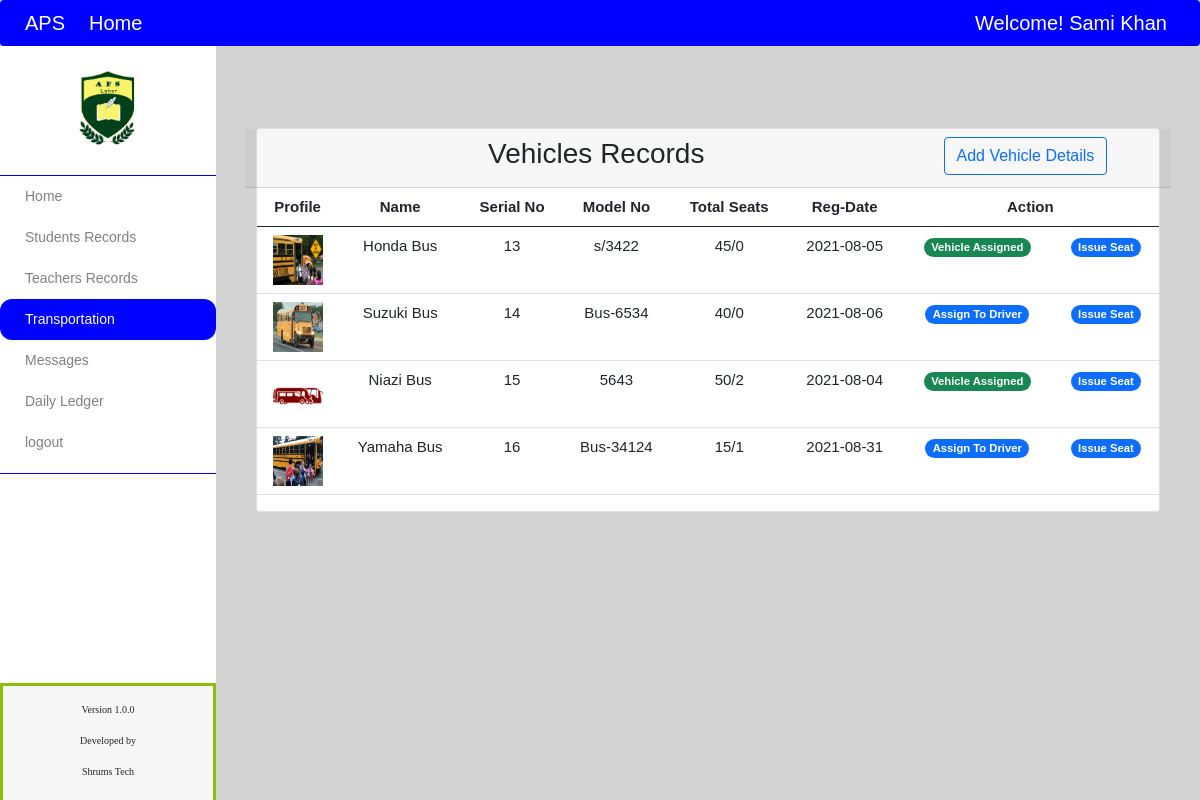
The page /transport_record.php (signed in) on the database its author committed.
### tables this page shows
CREATE TABLE `vehicles` (
  `id` int(11) NOT NULL,
  `name` text NOT NULL,
  `model_no` text NOT NULL,
  `total_seats` text NOT NULL,
  `reg_date` date NOT NULL,
  `image` text NOT NULL,
  `status` text NOT NULL,
  `seat_issued` int(11) NOT NULL
);

### transport_record.php (the view, shortened to what this page needs)
<?php
include('cruds/insert.php');
 $all_vehicles = mysqli_query($con,"select * from vehicles order by id ");
?>
<!DOCTYPE html>
<html lang="en">
<head>
</head>
<body>
<?php
include('include/header.php');
?>
<nav
		class="navbar navbar-expand-lg navbar-dark custom-bg container-fluid navbar-toggler sticky-top">
		<div class="container-fluid">
			<a class="navbar-brand" href="index.php">APS</a>
			<div class="collapse navbar-collapse" id="navbarSupportedContent">
				<ul class="navbar-nav me-auto mb-2 mb-lg-0">
					<li class="nav-item"><a class="nav-link active"
						aria-current="page" href="index.php">Home</a></li>
				</ul>
				<ul class="navbar-nav text-right">
					<li class="nav-item"><a class="nav-link active"
						aria-current="page" href="#!">Welcome! <span
							><?php $firstname= $_SESSION['firstname']; $lastname=$_SESSION['lastname']; echo $firstname.' '.$lastname?></span></a></li>
				</ul>
			</div>
		</div>
	</nav>
	<div class="sidebar">
		<div class="text-center">
			<img class="logo" src="images/logo.png" alt="logo" />
		</div>
		<div class="main" id="main">
			<a href="index.php" class="item">Home</a>
            <a href="student_record.php" class="item" >Students Records</a>
            <a href="teacher_record.php" class="item" >Teachers Records</a>
            <a href="transport_home.php" class="item item-select" >Transportation</a>
			<a href="message_category.php" class="item " >Messages</a>
			<a href="daily_ledger.php" class="item " >Daily Ledger</a>
            <a class="nav-link active " aria-current="page" href="logout.php">logout</a>
		</div>
		<div class="card-footer text-center update fixed footer"
			style="position: absolute; bottom: 0px;">
			<p class="mt-2">Version 1.0.0</p>
			<p>Developed by</p>
			<p>Shrums Tech </p>
		</div>
	</div>
	<div class="content card-body">
		<div>
        <div class="container text-center "
			style="font-size: 15px; margin-bottom: 50px;">
			<div  class="alert" role="alert">
			</div>
			<card class="card">
					<div class="row  card-header">
						<div class="col-sm-9 "><h3 >Vehicles Records</h3></div>
                        <div class="col-sm-2"><input type="button" data-bs-toggle="modal" data-bs-target="#addVehicles" id="addbtn" class="btnadd btn btn-outline-primary"
						 value="Add Vehicle Details"/></div>
				</div>
                <table class="table rTable caption-top">
				<thead>
					<tr>
                        <th scope="col">Profile</th>
                        <th scope="col">Name</th>
						<th scope="col">Serial No</th>
						<th scope="col">Model No</th>
						<th scope="col">Total Seats</th>
                        <th scop="col">Reg-Date</th>
						<th scope="col" colspan="2">Action</th>
					</tr>
				</thead>
				<tbody>
                <?php while($row = mysqli_fetch_array($all_vehicles)) {?>
					<tr >
                        <td >
							<?php if($row['image']!=null){?>
							<img style="width: 50px; height: 50px;" src="images/vehicles Image/<?php echo $row['image'];?>" alt="">
							<?php }else{?>
								<img style="width: 50px; height: 50px;" src="images/vehicles Image/default.png" alt="">
								<?php }; ?>
						</td>
						<td ><?php echo $row['name'];?></td>
						<td ><?php echo $row['id'];?></td>
						<td ><?php echo $row['model_no'];?></td>
						<td ><?php echo $row['total_seats']."/".$row['seat_issued'];?></td>
                        <td ><?php echo $row['reg_date'];?></td>
						<td > <?php if($row['status']!="Assigned"){?> <a href=""	data-bs-toggle="modal" data-bs-target="#assignDriver"
                        class="badge bg-primary rounded-pill" onclick="assignDriver('<?php echo $row['id'];?>',
                        '<?php echo $row['name'];?>','<?php echo $row['salary'];?>')" style="text-decoration:none;" >Assign To Driver</a>
						<?php }else{
							?>
								<p class="badge bg-success rounded-pill">Vehicle Assigned</p>
							<?php
						}?>
						</td>
                        <td ><?php if($row['total_seats']!=$row['seat_issued']){?>
							 <a href=""data-bs-toggle="modal" data-bs-target="#seatIssued"
                    		 onclick="seatIssued('<?php echo $row['id'];?>',
                        '<?php echo $row['name'];?>','<?php echo $row['seat_issued']+1;?>')" style="text-decoration:none;"
                        class="badge bg-primary rounded-pill"  style="text-decoration:none;" >Issue Seat</a>
					<?php }else{
						?>
						<p class="badge bg-success rounded-pill">Seats Full</p>
						<?php
					};?>
					</td>
					</tr>
                    <?php };?>
				</tbody>
			</table>
        </div>
	</div>
</body>
</html>

### css/style.css (style rules this page uses)
body { background-color: lightgray !important; }
.custom-bg { background-color: blue !important; }
.sidebar { width: 18%; background: white; height: 95%; position: fixed; padding-top: 25px; overflow: scroll; overflow-y: scroll; overflow-x: hidden; }
.sidebar a { display: block; width: 100%; padding: 10px 25px; text-decoration: none; color: gray; }
.item-select { background: blue; color: white!important; border-radius: 12px; }
.sidebar .logo { width: 35%; height: 35%; margin-bottom: 20px; }
.content { margin-left: 19%; margin-right: 1%; }
.update { margin-top: 10px; font-family: italic; font-size: 10px; }
.footer { position: relative; bottom: 0; width: 100%; border: 3px solid #8AC007; }
body { font-family: Verdana, Geneva, sans-serif; font-size: 14px; background: #f2f2f2; }

### rows shown on the page
vehicles: image (picture), name "Honda Bus", id "13", model_no "s/3422", total_seats "45", seat_issued "0", reg_date "2021-08-05", status "Vehicle Assigned"
vehicles: image (picture), name "Suzuki Bus", id "14", model_no "Bus-6534", total_seats "40", seat_issued "0", reg_date "2021-08-06"
vehicles: name "Niazi Bus", id "15", model_no "5643", total_seats "50", seat_issued "2", reg_date "2021-08-04", status "Vehicle Assigned"
vehicles: image (picture), name "Yamaha Bus", id "16", model_no "Bus-34124", total_seats "15", seat_issued "1", reg_date "2021-08-31"

### other values the page prints
$firstname "Sami"
$lastname "Khan"
